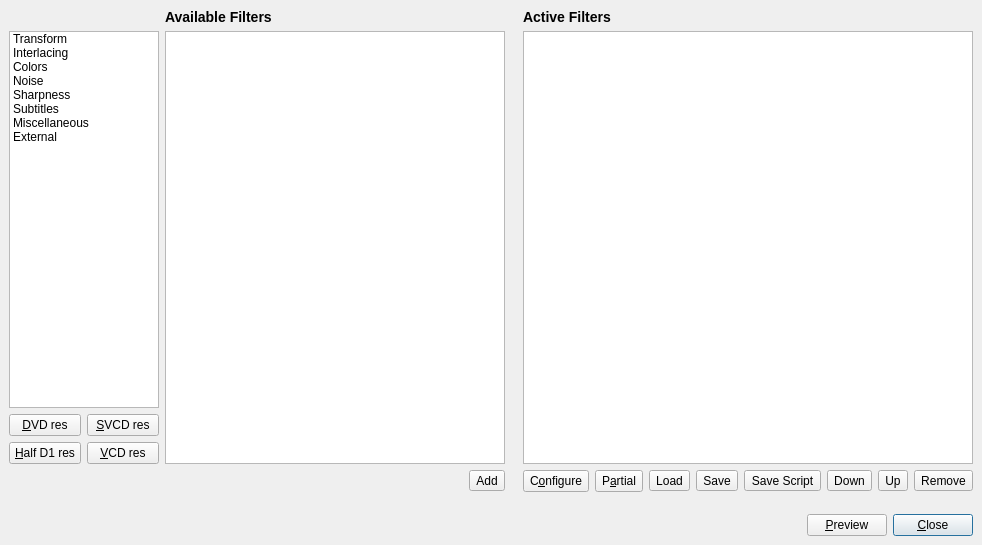
<ui version="4.0" >
 <class>mainFilterDialog</class>
 <widget class="QDialog" name="mainFilterDialog" >
  <property name="geometry" >
   <rect>
    <x>0</x>
    <y>0</y>
    <width>913</width>
    <height>545</height>
   </rect>
  </property>
  <property name="minimumSize" >
   <size>
    <width>0</width>
    <height>0</height>
   </size>
  </property>
  <property name="windowTitle" >
   <string>Video Filter Manager</string>
  </property>
  <layout class="QVBoxLayout" >
   <property name="spacing" >
    <number>6</number>
   </property>
   <property name="leftMargin" >
    <number>9</number>
   </property>
   <property name="topMargin" >
    <number>9</number>
   </property>
   <property name="rightMargin" >
    <number>9</number>
   </property>
   <property name="bottomMargin" >
    <number>9</number>
   </property>
   <item>
    <layout class="QGridLayout" >
     <property name="leftMargin" >
      <number>0</number>
     </property>
     <property name="topMargin" >
      <number>0</number>
     </property>
     <property name="rightMargin" >
      <number>0</number>
     </property>
     <property name="bottomMargin" >
      <number>0</number>
     </property>
     <property name="horizontalSpacing" >
      <number>6</number>
     </property>
     <property name="verticalSpacing" >
      <number>6</number>
     </property>
     <item row="4" column="0" colspan="2" >
      <layout class="QGridLayout" >
       <property name="leftMargin" >
        <number>0</number>
       </property>
       <property name="topMargin" >
        <number>0</number>
       </property>
       <property name="rightMargin" >
        <number>0</number>
       </property>
       <property name="bottomMargin" >
        <number>0</number>
       </property>
       <property name="horizontalSpacing" >
        <number>6</number>
       </property>
       <property name="verticalSpacing" >
        <number>6</number>
       </property>
       <item row="0" column="1" >
        <widget class="QPushButton" name="pushButtonSVCD" >
         <property name="sizePolicy" >
          <sizepolicy vsizetype="Fixed" hsizetype="Preferred" >
           <horstretch>0</horstretch>
           <verstretch>0</verstretch>
          </sizepolicy>
         </property>
         <property name="minimumSize" >
          <size>
           <width>72</width>
           <height>0</height>
          </size>
         </property>
         <property name="text" >
          <string>&amp;SVCD res</string>
         </property>
         <property name="icon" >
          <iconset resource="filter.qrc" >:/new/prefix1/icons/cd.png</iconset>
         </property>
        </widget>
       </item>
       <item row="1" column="1" >
        <widget class="QPushButton" name="pushButtonVCD" >
         <property name="sizePolicy" >
          <sizepolicy vsizetype="Fixed" hsizetype="Preferred" >
           <horstretch>0</horstretch>
           <verstretch>0</verstretch>
          </sizepolicy>
         </property>
         <property name="minimumSize" >
          <size>
           <width>72</width>
           <height>0</height>
          </size>
         </property>
         <property name="text" >
          <string>&amp;VCD res</string>
         </property>
         <property name="icon" >
          <iconset resource="filter.qrc" >:/new/prefix1/icons/cd.png</iconset>
         </property>
        </widget>
       </item>
       <item row="1" column="0" >
        <widget class="QPushButton" name="pushButtonHalfDVD" >
         <property name="sizePolicy" >
          <sizepolicy vsizetype="Preferred" hsizetype="Expanding" >
           <horstretch>0</horstretch>
           <verstretch>0</verstretch>
          </sizepolicy>
         </property>
         <property name="minimumSize" >
          <size>
           <width>72</width>
           <height>0</height>
          </size>
         </property>
         <property name="text" >
          <string>&amp;Half D1 res</string>
         </property>
         <property name="icon" >
          <iconset resource="filter.qrc" >:/new/prefix1/icons/cd.png</iconset>
         </property>
        </widget>
       </item>
       <item row="0" column="0" >
        <widget class="QPushButton" name="pushButtonDVD" >
         <property name="sizePolicy" >
          <sizepolicy vsizetype="Fixed" hsizetype="Preferred" >
           <horstretch>0</horstretch>
           <verstretch>0</verstretch>
          </sizepolicy>
         </property>
         <property name="minimumSize" >
          <size>
           <width>72</width>
           <height>0</height>
          </size>
         </property>
         <property name="text" >
          <string>&amp;DVD res</string>
         </property>
         <property name="icon" >
          <iconset resource="filter.qrc" >:/new/prefix1/icons/cd.png</iconset>
         </property>
        </widget>
       </item>
      </layout>
     </item>
     <item rowspan="4" row="1" column="2" colspan="2" >
      <widget class="QListWidget" name="listWidgetAvailable" >
       <property name="sizePolicy" >
        <sizepolicy vsizetype="Expanding" hsizetype="Expanding" >
         <horstretch>0</horstretch>
         <verstretch>0</verstretch>
        </sizepolicy>
       </property>
       <property name="minimumSize" >
        <size>
         <width>340</width>
         <height>0</height>
        </size>
       </property>
       <property name="cursor" stdset="0" >
        <cursorShape>PointingHandCursor</cursorShape>
       </property>
       <property name="alternatingRowColors" >
        <bool>true</bool>
       </property>
      </widget>
     </item>
     <item rowspan="3" row="1" column="0" colspan="2" >
      <widget class="QListWidget" name="listFilterCategory" >
       <property name="sizePolicy" >
        <sizepolicy vsizetype="Expanding" hsizetype="Fixed" >
         <horstretch>0</horstretch>
         <verstretch>0</verstretch>
        </sizepolicy>
       </property>
       <property name="minimumSize" >
        <size>
         <width>100</width>
         <height>340</height>
        </size>
       </property>
       <property name="cursor" stdset="0" >
        <cursorShape>PointingHandCursor</cursorShape>
       </property>
       <property name="mouseTracking" >
        <bool>false</bool>
       </property>
       <property name="autoFillBackground" >
        <bool>false</bool>
       </property>
       <property name="styleSheet" >
        <string/>
       </property>
       <property name="alternatingRowColors" >
        <bool>false</bool>
       </property>
       <property name="selectionMode" >
        <enum>QAbstractItemView::SingleSelection</enum>
       </property>
       <property name="selectionBehavior" >
        <enum>QAbstractItemView::SelectRows</enum>
       </property>
       <property name="iconSize" >
        <size>
         <width>24</width>
         <height>24</height>
        </size>
       </property>
       <property name="textElideMode" >
        <enum>Qt::ElideRight</enum>
       </property>
       <property name="movement" >
        <enum>QListView::Static</enum>
       </property>
       <property name="flow" >
        <enum>QListView::TopToBottom</enum>
       </property>
       <property name="isWrapping" stdset="0" >
        <bool>false</bool>
       </property>
       <property name="resizeMode" >
        <enum>QListView::Adjust</enum>
       </property>
       <property name="layoutMode" >
        <enum>QListView::SinglePass</enum>
       </property>
       <property name="spacing" >
        <number>3</number>
       </property>
       <property name="viewMode" >
        <enum>QListView::ListMode</enum>
       </property>
       <property name="modelColumn" >
        <number>0</number>
       </property>
       <property name="uniformItemSizes" >
        <bool>false</bool>
       </property>
       <property name="batchSize" >
        <number>100</number>
       </property>
       <item>
        <property name="text" >
         <string>Transform</string>
        </property>
        <property name="icon" >
         <iconset resource="filter.qrc" >:/new/prefix1/icons/1.png</iconset>
        </property>
       </item>
       <item>
        <property name="text" >
         <string>Interlacing</string>
        </property>
        <property name="icon" >
         <iconset resource="filter.qrc" >:/new/prefix1/icons/2.png</iconset>
        </property>
       </item>
       <item>
        <property name="text" >
         <string>Colors</string>
        </property>
        <property name="icon" >
         <iconset resource="filter.qrc" >:/new/prefix1/icons/4.png</iconset>
        </property>
       </item>
       <item>
        <property name="text" >
         <string>Noise</string>
        </property>
        <property name="icon" >
         <iconset resource="filter.qrc" >:/new/prefix1/icons/5.png</iconset>
        </property>
       </item>
       <item>
        <property name="text" >
         <string>Sharpness</string>
        </property>
        <property name="icon" >
         <iconset resource="filter.qrc" >:/new/prefix1/icons/3.png</iconset>
        </property>
       </item>
       <item>
        <property name="text" >
         <string>Subtitles</string>
        </property>
        <property name="icon" >
         <iconset resource="filter.qrc" >:/new/prefix1/icons/7.png</iconset>
        </property>
       </item>
       <item>
        <property name="text" >
         <string>Miscellaneous</string>
        </property>
        <property name="icon" >
         <iconset resource="filter.qrc" >:/new/prefix1/icons/6.png</iconset>
        </property>
       </item>
       <item>
        <property name="text" >
         <string>External</string>
        </property>
        <property name="icon" >
         <iconset resource="filter.qrc" >:/new/prefix1/icons/exec.png</iconset>
        </property>
       </item>
      </widget>
     </item>
     <item row="1" column="4" >
      <spacer>
       <property name="orientation" >
        <enum>Qt::Horizontal</enum>
       </property>
       <property name="sizeType" >
        <enum>QSizePolicy::Fixed</enum>
       </property>
       <property name="sizeHint" >
        <size>
         <width>12</width>
         <height>20</height>
        </size>
       </property>
      </spacer>
     </item>
     <item row="0" column="5" >
      <widget class="QLabel" name="label_2" >
       <property name="sizePolicy" >
        <sizepolicy vsizetype="Maximum" hsizetype="Preferred" >
         <horstretch>0</horstretch>
         <verstretch>0</verstretch>
        </sizepolicy>
       </property>
       <property name="text" >
        <string>&lt;big>&lt;b>Active Filters&lt;/b>&lt;/big></string>
       </property>
      </widget>
     </item>
     <item rowspan="4" row="1" column="5" colspan="11" >
      <widget class="QListWidget" name="listWidgetActive" >
       <property name="sizePolicy" >
        <sizepolicy vsizetype="Expanding" hsizetype="Expanding" >
         <horstretch>0</horstretch>
         <verstretch>0</verstretch>
        </sizepolicy>
       </property>
       <property name="minimumSize" >
        <size>
         <width>340</width>
         <height>0</height>
        </size>
       </property>
       <property name="cursor" stdset="0" >
        <cursorShape>PointingHandCursor</cursorShape>
       </property>
       <property name="alternatingRowColors" >
        <bool>true</bool>
       </property>
      </widget>
     </item>
     <item row="5" column="5" colspan="11" >
      <layout class="QHBoxLayout" >
       <property name="spacing" >
        <number>6</number>
       </property>
       <property name="leftMargin" >
        <number>0</number>
       </property>
       <property name="topMargin" >
        <number>0</number>
       </property>
       <property name="rightMargin" >
        <number>0</number>
       </property>
       <property name="bottomMargin" >
        <number>0</number>
       </property>
       <item>
        <spacer>
         <property name="orientation" >
          <enum>Qt::Horizontal</enum>
         </property>
         <property name="sizeHint" >
          <size>
           <width>0</width>
           <height>22</height>
          </size>
         </property>
        </spacer>
       </item>
       <item>
        <widget class="QToolButton" name="toolButtonConfigure" >
         <property name="sizePolicy" >
          <sizepolicy vsizetype="Preferred" hsizetype="Fixed" >
           <horstretch>0</horstretch>
           <verstretch>0</verstretch>
          </sizepolicy>
         </property>
         <property name="text" >
          <string>C&amp;onfigure</string>
         </property>
        </widget>
       </item>
       <item>
        <widget class="QToolButton" name="toolButtonPartial" >
         <property name="sizePolicy" >
          <sizepolicy vsizetype="Preferred" hsizetype="Fixed" >
           <horstretch>0</horstretch>
           <verstretch>0</verstretch>
          </sizepolicy>
         </property>
         <property name="text" >
          <string>P&amp;artial</string>
         </property>
        </widget>
       </item>
       <item>
        <widget class="QToolButton" name="toolButtonLoad" >
         <property name="text" >
          <string>Load</string>
         </property>
         <property name="icon" >
          <iconset resource="filter.qrc" >:/new/prefix1/icons/fileopen.png</iconset>
         </property>
        </widget>
       </item>
       <item>
        <widget class="QToolButton" name="toolButtonSave" >
         <property name="text" >
          <string>Save</string>
         </property>
         <property name="icon" >
          <iconset resource="filter.qrc" >:/new/prefix1/icons/filesave.png</iconset>
         </property>
        </widget>
       </item>
       <item>
        <widget class="QToolButton" name="toolButtonSaveScript" >
         <property name="text" >
          <string>Save Script</string>
         </property>
         <property name="icon" >
          <iconset resource="filter.qrc" >:/new/prefix1/icons/filesaveas.png</iconset>
         </property>
        </widget>
       </item>
       <item>
        <widget class="QToolButton" name="toolButtonDown" >
         <property name="text" >
          <string>Down</string>
         </property>
         <property name="icon" >
          <iconset resource="filter.qrc" >:/new/prefix1/icons/down.png</iconset>
         </property>
        </widget>
       </item>
       <item>
        <widget class="QToolButton" name="toolButtonUp" >
         <property name="text" >
          <string>Up</string>
         </property>
         <property name="icon" >
          <iconset resource="filter.qrc" >:/new/prefix1/icons/up.png</iconset>
         </property>
        </widget>
       </item>
       <item>
        <widget class="QToolButton" name="pushButtonRemove" >
         <property name="text" >
          <string>Remove</string>
         </property>
         <property name="icon" >
          <iconset resource="filter.qrc" >:/new/prefix1/icons/remove.png</iconset>
         </property>
        </widget>
       </item>
      </layout>
     </item>
     <item row="5" column="2" colspan="2" >
      <layout class="QHBoxLayout" >
       <property name="spacing" >
        <number>6</number>
       </property>
       <property name="leftMargin" >
        <number>0</number>
       </property>
       <property name="topMargin" >
        <number>0</number>
       </property>
       <property name="rightMargin" >
        <number>0</number>
       </property>
       <property name="bottomMargin" >
        <number>0</number>
       </property>
       <item>
        <spacer>
         <property name="orientation" >
          <enum>Qt::Horizontal</enum>
         </property>
         <property name="sizeHint" >
          <size>
           <width>0</width>
           <height>22</height>
          </size>
         </property>
        </spacer>
       </item>
       <item>
        <widget class="QToolButton" name="toolButtonAdd" >
         <property name="text" >
          <string>Add</string>
         </property>
         <property name="icon" >
          <iconset resource="filter.qrc" >:/new/prefix1/icons/add.png</iconset>
         </property>
         <property name="toolButtonStyle" >
          <enum>Qt::ToolButtonIconOnly</enum>
         </property>
        </widget>
       </item>
      </layout>
     </item>
     <item row="0" column="2" >
      <widget class="QLabel" name="label" >
       <property name="sizePolicy" >
        <sizepolicy vsizetype="Maximum" hsizetype="Preferred" >
         <horstretch>0</horstretch>
         <verstretch>0</verstretch>
        </sizepolicy>
       </property>
       <property name="text" >
        <string>&lt;big>&lt;b>Available Filters&lt;/b>&lt;/big></string>
       </property>
       <property name="textFormat" >
        <enum>Qt::RichText</enum>
       </property>
      </widget>
     </item>
    </layout>
   </item>
   <item>
    <spacer>
     <property name="orientation" >
      <enum>Qt::Vertical</enum>
     </property>
     <property name="sizeType" >
      <enum>QSizePolicy::Fixed</enum>
     </property>
     <property name="sizeHint" >
      <size>
       <width>707</width>
       <height>16</height>
      </size>
     </property>
    </spacer>
   </item>
   <item>
    <layout class="QHBoxLayout" >
     <property name="spacing" >
      <number>6</number>
     </property>
     <property name="leftMargin" >
      <number>0</number>
     </property>
     <property name="topMargin" >
      <number>0</number>
     </property>
     <property name="rightMargin" >
      <number>0</number>
     </property>
     <property name="bottomMargin" >
      <number>0</number>
     </property>
     <item>
      <spacer>
       <property name="orientation" >
        <enum>Qt::Horizontal</enum>
       </property>
       <property name="sizeHint" >
        <size>
         <width>40</width>
         <height>20</height>
        </size>
       </property>
      </spacer>
     </item>
     <item>
      <widget class="QPushButton" name="pushButtonPreview" >
       <property name="text" >
        <string>&amp;Preview</string>
       </property>
       <property name="icon" >
        <iconset resource="filter.qrc" >:/new/prefix1/icons/thumbnail.png</iconset>
       </property>
      </widget>
     </item>
     <item>
      <widget class="QPushButton" name="buttonClose" >
       <property name="text" >
        <string>&amp;Close</string>
       </property>
       <property name="icon" >
        <iconset resource="filter.qrc" >:/new/prefix1/icons/close.png</iconset>
       </property>
       <property name="default" >
        <bool>true</bool>
       </property>
      </widget>
     </item>
    </layout>
   </item>
  </layout>
 </widget>
 <resources>
  <include location="filter.qrc" />
 </resources>
 <connections/>
</ui>
